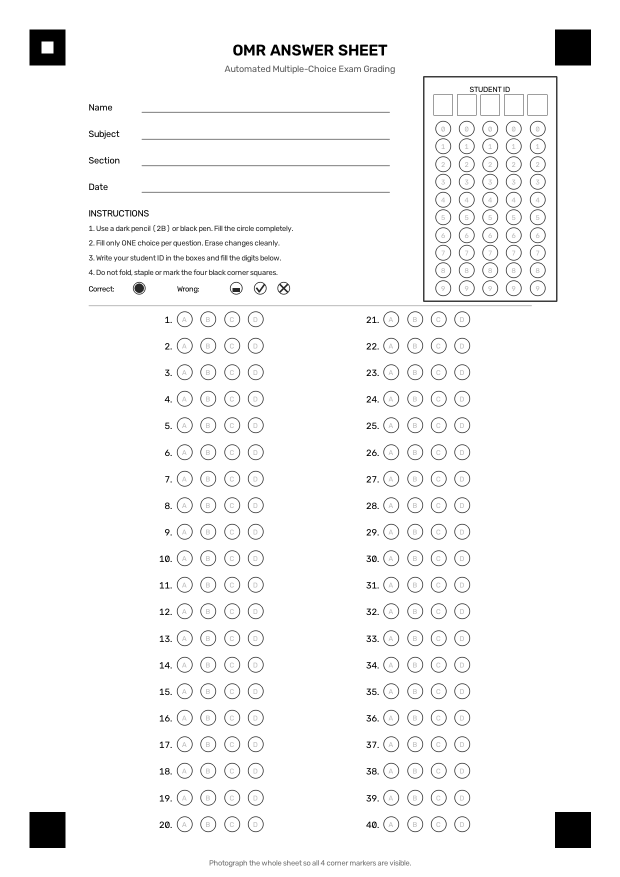
#> input picture samples/answer_sheet.png, 1240 x 1754 px (shown at 1/2 size)
$ python -i preprocess.py   (imports and definitions only)
#> lines starting #> are read from the running program, lines starting #| are printed output that depends on the picture; after the words box and inside, x2 and y2 are one past the last pixel; in counts of white or black regions, pixels touching at a corner belong together
"""ขั้นเตรียมภาพ: หามาร์กเกอร์ 4 มุม (หรือขอบกระดาษ), perspective warp, ตรวจทิศกระดาษ, threshold

- OpenCV: หามาร์กเกอร์/ขอบกระดาษ, warp
- imutils: grab_contours และ four_point_transform สำหรับกรณีใช้ขอบกระดาษ
- SciPy (ndimage): ลด noise ก่อน threshold และลบจุดหมึกโดดหลัง threshold
- scikit-image: adaptive (local) threshold
"""

from __future__ import annotations

import itertools
import logging
from dataclasses import dataclass
from pathlib import Path

import cv2
import imutils
import numpy as np
from imutils.perspective import four_point_transform
from scipy import ndimage
from skimage.filters import threshold_local

from omr import config as C
from omr import layout as L
from omr.errors import MarkerNotFoundError, PaperNotFoundError

log = logging.getLogger(__name__)


@dataclass
class _Candidate:
    center: np.ndarray  # (2,) พิกัดในภาพย่อ
    area: float
    contrast: float
    corners: np.ndarray  # (4,2)


def save_debug(debug_dir: Path | None, name: str, image: np.ndarray) -> None:
    """บันทึกภาพระหว่างขั้นตอนเมื่อเปิด debug"""
    if debug_dir is None:
        return
    debug_dir.mkdir(parents=True, exist_ok=True)
    ok, enc = cv2.imencode(".png", image)
    if ok:
        (debug_dir / name).write_bytes(enc.tobytes())


def to_gray(image: np.ndarray) -> np.ndarray:
    """แปลงเป็น grayscale ถ้ายังไม่เป็น"""
    if image.ndim == 2:
        return image
    return cv2.cvtColor(image, cv2.COLOR_BGR2GRAY)


def order_points(pts: np.ndarray) -> np.ndarray:
    """เรียงจุด 4 จุดเป็น TL, TR, BR, BL ด้วย sum/diff ของพิกัด"""
    pts = np.asarray(pts, dtype=np.float32).reshape(4, 2)
    s = pts.sum(axis=1)
    d = np.diff(pts, axis=1).ravel()  # y - x
    return np.array([pts[np.argmin(s)], pts[np.argmin(d)], pts[np.argmax(s)], pts[np.argmax(d)]], dtype=np.float32)


def _quad_center(corners: np.ndarray) -> np.ndarray:
    """จุดตัดเส้นทแยงมุม = จุดกึ่งกลางที่แท้จริงของสี่เหลี่ยมภายใต้ perspective"""
    p1, p2, p3, p4 = corners  # TL, TR, BR, BL
    d1, d2 = p3 - p1, p4 - p2
    denom = d1[0] * d2[1] - d1[1] * d2[0]
    if abs(denom) < 1e-9:
        return corners.mean(axis=0)
    t = ((p2[0] - p1[0]) * d2[1] - (p2[1] - p1[1]) * d2[0]) / denom
    return p1 + t * d1


def _is_convex(pts: np.ndarray) -> bool:
    """ตรวจว่า 4 จุดเรียงตามลำดับแล้วเป็นรูปนูน"""
    signs = []
    for i in range(4):
        a, b, c = pts[i], pts[(i + 1) % 4], pts[(i + 2) % 4]
        signs.append(np.sign((b[0] - a[0]) * (c[1] - b[1]) - (b[1] - a[1]) * (c[0] - b[0])))
    return all(s > 0 for s in signs) or all(s < 0 for s in signs)


def _find_candidates(gray_small: np.ndarray, binary: np.ndarray) -> list[_Candidate]:
    """คัดรูปทรงที่มีลักษณะเป็นสี่เหลี่ยมทึบสีเข้ม"""
    h, w = gray_small.shape
    long_side = max(h, w)
    min_area = (C.MARKER_MIN_SIDE_FRAC * long_side) ** 2
    max_area = (C.MARKER_MAX_SIDE_FRAC * long_side) ** 2
    contours, _ = cv2.findContours(binary, cv2.RETR_LIST, cv2.CHAIN_APPROX_SIMPLE)

    cands: list[_Candidate] = []
    for cnt in contours:
        area = cv2.contourArea(cnt)
        if not min_area <= area <= max_area:
            continue
        approx = cv2.approxPolyDP(cnt, C.DETECT_APPROX_EPS * cv2.arcLength(cnt, True), True)
        if len(approx) != 4 or not cv2.isContourConvex(approx):
            continue
        (_, (rw, rh), _) = cv2.minAreaRect(cnt)
        if rw <= 0 or rh <= 0:
            continue
        aspect = rw / rh
        if not C.MARKER_ASPECT_MIN <= aspect <= C.MARKER_ASPECT_MAX:
            continue
        if area / (rw * rh) < C.MARKER_MIN_EXTENT:
            continue
        hull_area = cv2.contourArea(cv2.convexHull(cnt))
        if hull_area <= 0 or area / hull_area < C.MARKER_MIN_SOLIDITY:
            continue

        # ความเข้มภายในเทียบกับวงรอบนอก (กันกรอบกลวงและพื้นผิวลายไม้)
        x, y, bw, bh = cv2.boundingRect(cnt)
        pad = max(bw, bh) // 2
        x0, y0 = max(0, x - pad), max(0, y - pad)
        x1, y1 = min(w, x + bw + pad), min(h, y + bh + pad)
        roi = gray_small[y0:y1, x0:x1]
        inner = np.zeros(roi.shape, np.uint8)
        cv2.drawContours(inner, [cnt - [x0, y0]], -1, 255, -1)
        outer = cv2.dilate(inner, np.ones((pad, pad), np.uint8)) if pad > 0 else inner
        ring = (outer > 0) & (inner == 0)
        if not ring.any():
            continue
        inside_mean = float(roi[inner > 0].mean())
        ring_mean = float(roi[ring].mean())
        if ring_mean <= 0 or inside_mean > ring_mean * C.MARKER_MAX_INSIDE_TO_RING:
            continue
        corners = order_points(approx.reshape(4, 2))
        cands.append(_Candidate(_quad_center(corners), area, ring_mean - inside_mean, corners))

    # ตัดตัวซ้ำ (เช่น contour ด้านในของมาร์กเกอร์) เก็บตัวที่ใหญ่กว่า
    cands.sort(key=lambda c: -c.area)
    unique: list[_Candidate] = []
    for c in cands:
        if all(np.linalg.norm(c.center - u.center) > np.sqrt(u.area) / 2 for u in unique):
            unique.append(c)
    unique.sort(key=lambda c: -c.contrast)
    return unique[: C.MARKER_MAX_CANDIDATES]


def _best_quad(cands: list[_Candidate]) -> list[_Candidate] | None:
    """เลือก 4 ตัวที่สอดคล้องกับรูปแบบมาร์กเกอร์มากที่สุด (กรอบใหญ่สุดที่ผ่านเงื่อนไข)"""
    best: list[_Candidate] | None = None
    best_area = -1.0
    for combo in itertools.combinations(cands, 4):
        areas = [c.area for c in combo]
        if max(areas) / min(areas) > C.MARKER_MAX_AREA_RATIO:
            continue
        pts = order_points(np.array([c.center for c in combo]))
        if len({tuple(p) for p in pts}) != 4 or not _is_convex(pts):
            continue
        top, right = np.linalg.norm(pts[1] - pts[0]), np.linalg.norm(pts[2] - pts[1])
        bottom, left = np.linalg.norm(pts[2] - pts[3]), np.linalg.norm(pts[3] - pts[0])
        width, height = (top + bottom) / 2, (left + right) / 2
        if min(width, height) <= 0:
            continue
        aspect = min(width, height) / max(width, height)
        if not C.QUAD_ASPECT_MIN <= aspect <= C.QUAD_ASPECT_MAX:
            continue
        side = float(np.sqrt(np.mean(areas)))
        if not C.MARKER_TO_SPAN_MIN <= side / max(width, height) <= C.MARKER_TO_SPAN_MAX:
            continue
        quad_area = float(cv2.contourArea(pts))
        if quad_area > best_area:
            best_area, best = quad_area, list(combo)
    return best


def find_markers(image: np.ndarray, debug_dir: Path | None = None) -> np.ndarray:
    """หาจุดกึ่งกลางมาร์กเกอร์ 4 มุม คืนค่า (4,2) พิกัดภาพต้นฉบับ เรียง TL, TR, BR, BL

    ลำดับอ้างอิงตามภาพ (ถ้ากระดาษกลับหัว fix_orientation จะแก้ภายหลัง)
    """
    h, w = image.shape[:2]
    scale = C.DETECT_LONG_SIDE_PX / max(h, w)
    small = cv2.resize(image, (round(w * scale), round(h * scale)), interpolation=cv2.INTER_AREA)
    gray = to_gray(small)
    blur = cv2.GaussianBlur(gray, (C.DETECT_BLUR_KSIZE, C.DETECT_BLUR_KSIZE), 0)
    binary = cv2.adaptiveThreshold(
        blur, 255, cv2.ADAPTIVE_THRESH_GAUSSIAN_C, cv2.THRESH_BINARY_INV, C.DETECT_ADAPTIVE_BLOCK, C.DETECT_ADAPTIVE_C
    )
    kernel = np.ones((C.DETECT_CLOSE_KSIZE, C.DETECT_CLOSE_KSIZE), np.uint8)
    binary = cv2.morphologyEx(binary, cv2.MORPH_CLOSE, kernel)
    save_debug(debug_dir, "01_original.png", small)
    save_debug(debug_dir, "02_detect_threshold.png", binary)

    cands = _find_candidates(gray, binary)
    chosen = _best_quad(cands) if len(cands) >= 4 else None

    if debug_dir is not None:
        vis = small.copy() if small.ndim == 3 else cv2.cvtColor(small, cv2.COLOR_GRAY2BGR)
        for c in cands:
            cv2.polylines(vis, [c.corners.astype(np.int32)], True, C.COLOR_UNCERTAIN, 2)
        for c in chosen or []:
            cv2.polylines(vis, [c.corners.astype(np.int32)], True, C.COLOR_CORRECT, 3)
        save_debug(debug_dir, "03_markers.png", vis)

    if chosen is None:
        raise MarkerNotFoundError(min(len(cands), 3))

    pts = order_points(np.array([c.center for c in chosen]))
    # ถ้ากรอบกว้างกว่าสูง (ภาพแนวนอน/หมุน 90°) ให้เลื่อนลำดับจุด; ทิศ 180° แก้ใน fix_orientation
    width = np.linalg.norm(pts[1] - pts[0])
    height = np.linalg.norm(pts[3] - pts[0])
    if width > height:
        pts = np.roll(pts, 1, axis=0)
    return (pts / scale).astype(np.float32)


# [100 lines left out: functions warp, find_paper, warp_paper, _patch_mean, fix_orientation, normalize_lighting and 1 more, not called in this run]

>>> import cv2
>>> picture = cv2.imread('../samples/answer_sheet.png')
#> picture is the input picture: shape (1754, 1240, 3); min 0, max 255, mean 247
>>> result = find_markers(picture)
#> in find_markers, `binary = cv2.adaptiveThreshold( blur, 255, cv2.ADAPTIVE_THRESH_GAUSSIA..`:
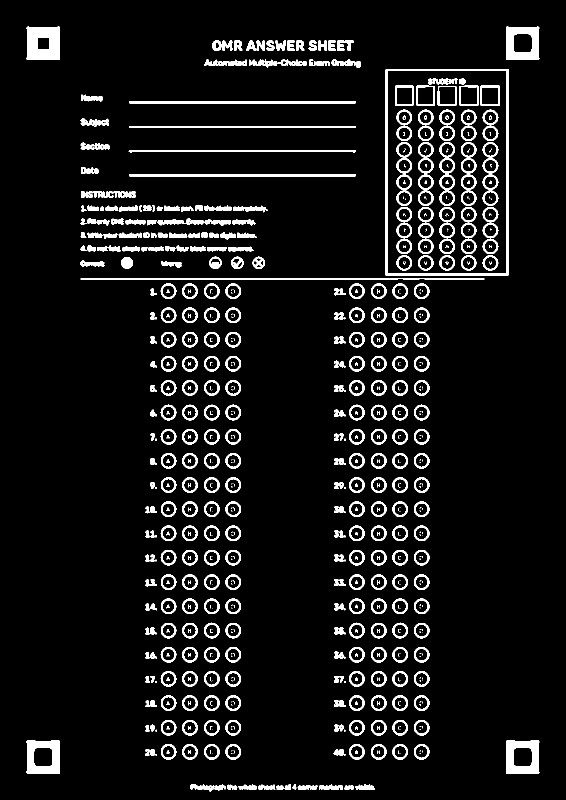
#> binary: shape (1600, 1131) (shown at 1/2 size); 7.5% white; 733 white regions (283 under 20 px), largest, box (x1, y1, x2, y2) and area: (771, 138, 1018, 552) 5861, (53, 53, 120, 120) 3755, (1012, 1481, 1079, 1548) 2991
#> in find_markers, `binary = cv2.morphologyEx(binary, cv2.MORPH_CLOSE, kernel)`:
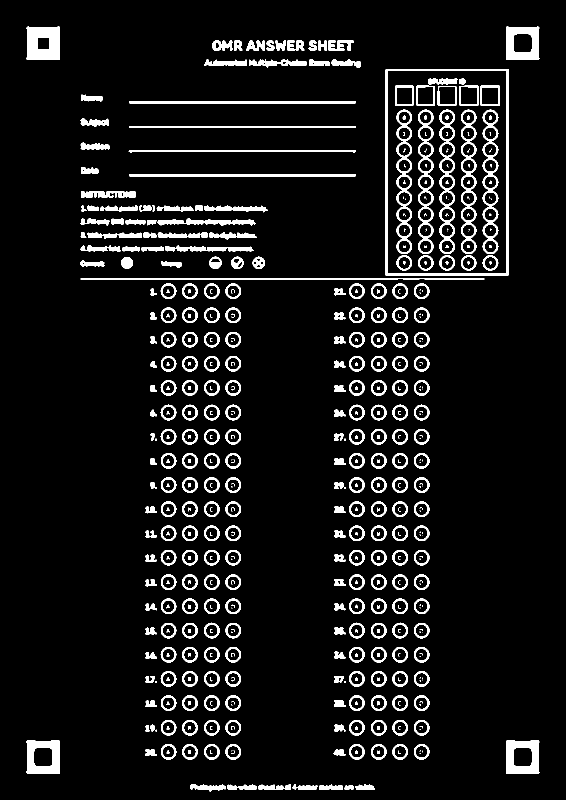
#> binary: shape (1600, 1131) (shown at 1/2 size); 7.7% white; 550 white regions (161 under 20 px)
#> in _find_candidates, `contours, _ = cv2.findContours(binary, cv2.RETR_LIST, cv2.CHAIN_APPROX..`: contours = 796 contours, 226 with area under 20; largest, box (x1, y1, x2, y2) and area: (771, 138, 1018, 552) 101592, (774, 141, 1014, 548) 97030, (965, 219, 997, 508) 6540, (793, 219, 824, 508) 6530, (836, 219, 867, 508) 6526
#> the loop in _find_candidates, `for cnt in contours:` made 796 passes
#> area on passes 1, 4, 5: 121.5, 297.5, 418
#> after the loop in _find_candidates, `for cnt in contours:`:
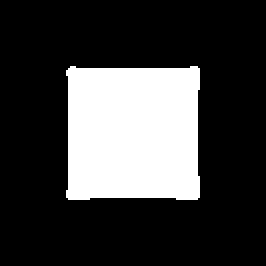
#> inner: shape (133, 133) (shown 2 times larger); 24.2% white; 1 white region, box (x1, y1, x2, y2) and area: (33, 33, 100, 100) 4283
#> after the loop in _find_candidates, `for cnt in contours:`: cands = 4 items
#> the loop in _find_candidates, `for c in cands:` made 4 passes
#> the loop in _best_quad, `for combo in itertools.combinations(cands, 4):` made 1 pass
#> (areas, top, right, bottom, left, width) on pass 1: ([4166.5, 4157.5, 4161.5, 4152.5], 959, 1427.5, 958, 1428.5, 958.5)
#> after the loop in _best_quad, `for combo in itertools.combinations(cands, 4):`: best_area = 1368724
#> in find_markers, `chosen = _best_quad(cands) if len(cands) >= 4 else None`: chosen = 4 items
#> in find_markers, `pts = order_points(np.array([c.center for c in chosen]))`: pts = [[86.26, 85.75], [1045.3, 86.26], [1044.3, 1513.7], [86.26, 1514.3]]
#> in find_markers, `width = np.linalg.norm(pts[1] - pts[0])`: width = 959
#> in find_markers, `height = np.linalg.norm(pts[3] - pts[0])`: height = 1428.5
#> result = [[94.56, 94], [1145.9, 94.56], [1144.8, 1659.4], [94.56, 1660]]
